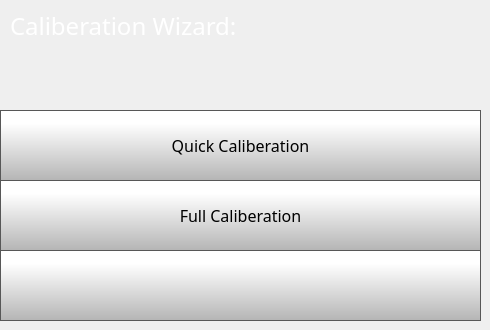
    <widget class="QWidget" name="caliberationWizardPage">
     <widget class="QPushButton" name="fullCaliberationButton">
      <property name="geometry">
       <rect>
        <x>0</x>
        <y>180</y>
        <width>481</width>
        <height>71</height>
       </rect>
      </property>
      <property name="minimumSize">
       <size>
        <width>0</width>
        <height>0</height>
       </size>
      </property>
      <property name="font">
       <font>
        <family>Gotham Light</family>
        <pointsize>12</pointsize>
       </font>
      </property>
      <property name="styleSheet">
       <string notr="true">QPushButton {
     border: 1px solid rgb(87, 87, 87);
	background-color: qlineargradient(spread:pad, x1:0, y1:1, x2:0, y2:0.188, stop:0 rgba(180, 180, 180, 255), stop:1 rgba(255, 255, 255, 255));


}

QPushButton:pressed {
    background-color: qlineargradient(x1: 0, y1: 0, x2: 0, y2: 1,
                                      stop: 0 #dadbde, stop: 1 #f6f7fa);
}

QPushButton:flat {
    border: none; /* no border for a flat push button */
}

QPushButton:default {
    border-color: navy; /* make the default button prominent */
}</string>
      </property>
      <property name="text">
       <string>Full Caliberation</string>
      </property>
      <property name="icon">
       <iconset>
        <normaloff>templates/img/reload.png</normaloff>templates/img/reload.png</iconset>
      </property>
      <property name="iconSize">
       <size>
        <width>50</width>
        <height>50</height>
       </size>
      </property>
      <property name="checkable">
       <bool>false</bool>
      </property>
      <property name="autoDefault">
       <bool>false</bool>
      </property>
      <property name="default">
       <bool>false</bool>
      </property>
      <property name="flat">
       <bool>false</bool>
      </property>
     </widget>
     <widget class="QPushButton" name="caliberationWizardBackButton">
      <property name="geometry">
       <rect>
        <x>0</x>
        <y>250</y>
        <width>481</width>
        <height>71</height>
       </rect>
      </property>
      <property name="minimumSize">
       <size>
        <width>0</width>
        <height>0</height>
       </size>
      </property>
      <property name="font">
       <font>
        <family>Gotham Light</family>
        <pointsize>9</pointsize>
       </font>
      </property>
      <property name="styleSheet">
       <string notr="true">QPushButton {
     border: 1px solid rgb(87, 87, 87);
	background-color: qlineargradient(spread:pad, x1:0, y1:1, x2:0, y2:0.188, stop:0 rgba(180, 180, 180, 255), stop:1 rgba(255, 255, 255, 255));


}

QPushButton:pressed {
    background-color: qlineargradient(x1: 0, y1: 0, x2: 0, y2: 1,
                                      stop: 0 #dadbde, stop: 1 #f6f7fa);
}

QPushButton:flat {
    border: none; /* no border for a flat push button */
}

QPushButton:default {
    border-color: navy; /* make the default button prominent */
}</string>
      </property>
      <property name="text">
       <string/>
      </property>
      <property name="icon">
       <iconset>
        <normaloff>templates/img/arrows-4.png</normaloff>templates/img/arrows-4.png</iconset>
      </property>
      <property name="iconSize">
       <size>
        <width>50</width>
        <height>50</height>
       </size>
      </property>
      <property name="checkable">
       <bool>false</bool>
      </property>
      <property name="autoDefault">
       <bool>false</bool>
      </property>
      <property name="default">
       <bool>false</bool>
      </property>
      <property name="flat">
       <bool>false</bool>
      </property>
     </widget>
     <widget class="QLabel" name="caliberationWizardLabel">
      <property name="geometry">
       <rect>
        <x>10</x>
        <y>10</y>
        <width>321</width>
        <height>31</height>
       </rect>
      </property>
      <property name="font">
       <font>
        <family>Gotham</family>
        <pointsize>18</pointsize>
        <weight>50</weight>
        <bold>false</bold>
       </font>
      </property>
      <property name="styleSheet">
       <string notr="true">color: rgb(255, 255, 255);</string>
      </property>
      <property name="text">
       <string>Caliberation Wizard:</string>
      </property>
     </widget>
     <widget class="QPushButton" name="quickCaliberationButton">
      <property name="geometry">
       <rect>
        <x>0</x>
        <y>110</y>
        <width>481</width>
        <height>71</height>
       </rect>
      </property>
      <property name="minimumSize">
       <size>
        <width>0</width>
        <height>0</height>
       </size>
      </property>
      <property name="font">
       <font>
        <family>Gotham Light</family>
        <pointsize>12</pointsize>
       </font>
      </property>
      <property name="styleSheet">
       <string notr="true">QPushButton {
     border: 1px solid rgb(87, 87, 87);
	background-color: qlineargradient(spread:pad, x1:0, y1:1, x2:0, y2:0.188, stop:0 rgba(180, 180, 180, 255), stop:1 rgba(255, 255, 255, 255));


}

QPushButton:pressed {
    background-color: qlineargradient(x1: 0, y1: 0, x2: 0, y2: 1,
                                      stop: 0 #dadbde, stop: 1 #f6f7fa);
}

QPushButton:flat {
    border: none; /* no border for a flat push button */
}

QPushButton:default {
    border-color: navy; /* make the default button prominent */
}</string>
      </property>
      <property name="text">
       <string>Quick Caliberation</string>
      </property>
      <property name="icon">
       <iconset>
        <normaloff>templates/img/add.png</normaloff>templates/img/add.png</iconset>
      </property>
      <property name="iconSize">
       <size>
        <width>15</width>
        <height>15</height>
       </size>
      </property>
      <property name="checkable">
       <bool>false</bool>
      </property>
      <property name="autoDefault">
       <bool>false</bool>
      </property>
      <property name="default">
       <bool>false</bool>
      </property>
      <property name="flat">
       <bool>false</bool>
      </property>
     </widget>
    </widget>
